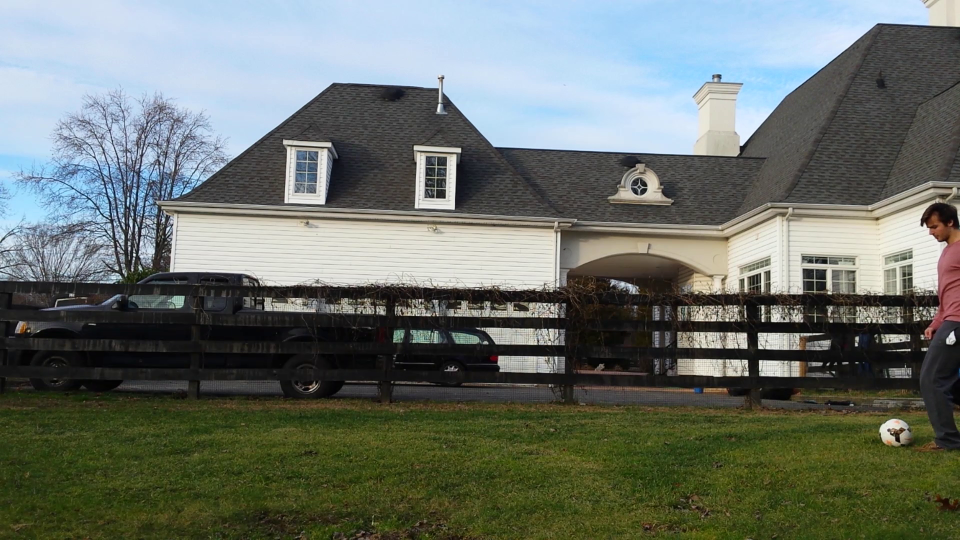
#> input picture frame 2 of kick.mp4, 1920 x 1080 px (shown at 1/2 size)
$ python speed_camera.py
#> lines starting #> are read from the running program, lines starting #| are printed output that depends on the picture
import time
import cv2
from PIL import Image
import numpy as np
import subprocess as sp
# take video/picture frames

def findMovement(img, topaint):
    detected = False
    contours, hier = cv2.findContours(img, cv2.RETR_TREE, cv2.CHAIN_APPROX_SIMPLE)
    x = 0
    y = 0
    if len(contours) > 0:
        detected = True

    hulls = [ x for x in contours ]

    if detected:
        for i in range(len(contours)):
            if len(contours[i]) > 50:
                hulls[i] = (cv2.convexHull(contours[i]))
                cv2.drawContours(topaint, hulls, i, 255, 3)
                # [5 lines of commented-out code are left out]


kernel = np.ones((5,5), np.uint8)

cap = cv2.VideoCapture("kick.mp4")
count = 1
ret, avg = cap.read()
#> avg is the input picture: shape (1080, 1920, 3); mean B, G, R 107, 113.7, 106.5
avg = cv2.cvtColor(avg, cv2.COLOR_BGR2GRAY)
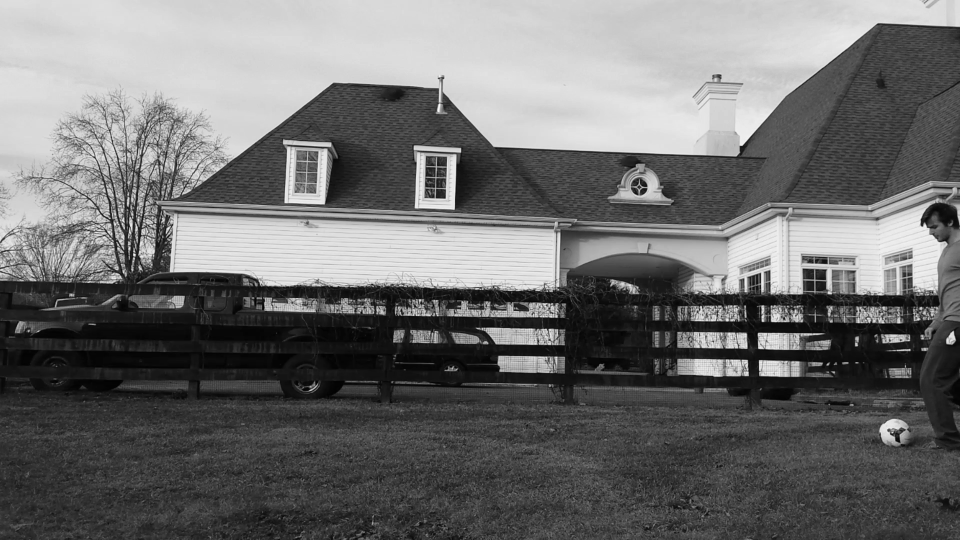
#> avg: shape (1080, 1920) (shown at 1/2 size); min 0, max 254, mean 110.8
avg = np.asarray(avg, dtype=np.int32)

while cap.isOpened():
    ret, frame = cap.read()
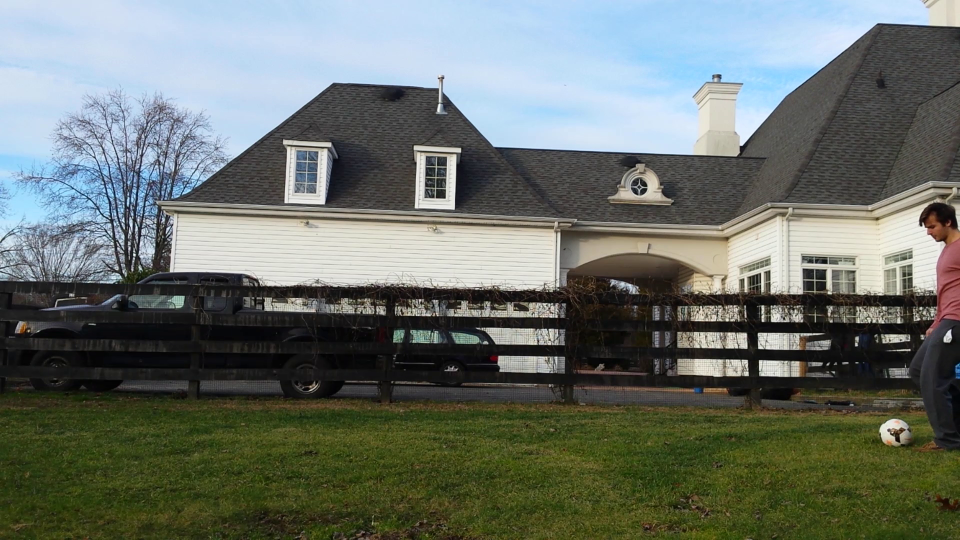
#> input picture frame 3 of kick.mp4, 1920 x 1080 px (shown at 1/2 size)
#> frame is the input picture: shape (1080, 1920, 3); mean B, G, R 107, 113.7, 106.4
#> (the run stopped early here; a loop or call above may not have finished)

$ run again, starting later in the video
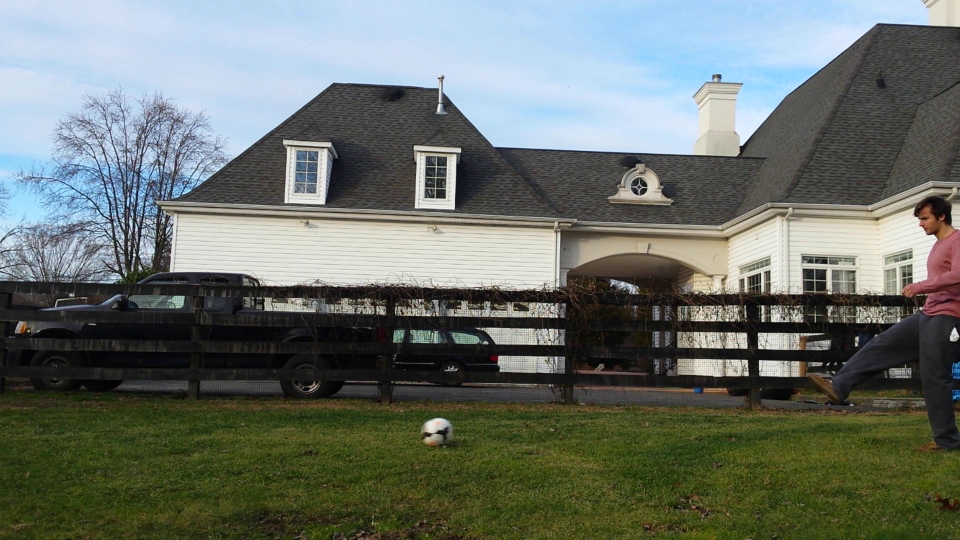
#> input picture frame 12 of kick.mp4, 1920 x 1080 px (shown at 1/2 size)
#> avg is the input picture: shape (1080, 1920, 3); mean B, G, R 106.8, 113.4, 106.3
#> `avg = cv2.cvtColor(avg, cv2.COLOR_BGR2GRAY)`:
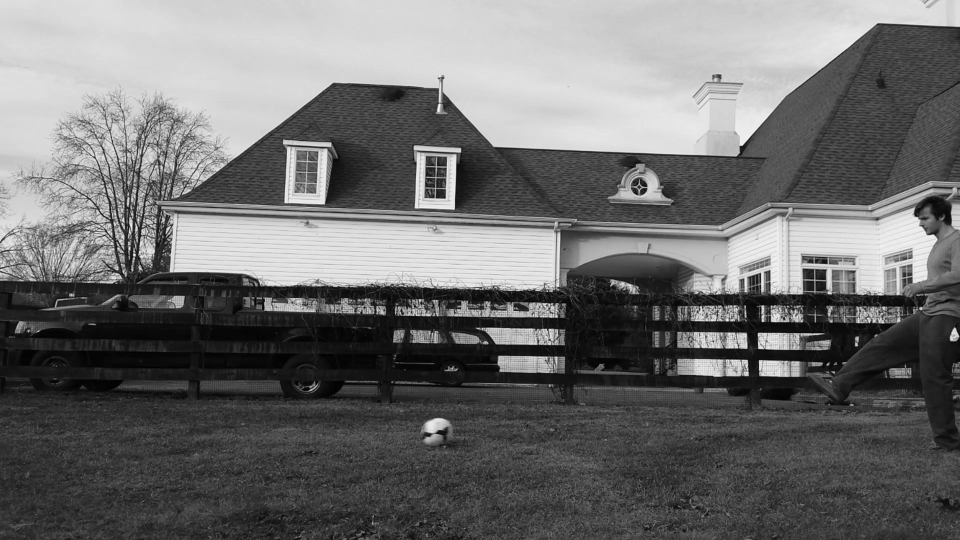
#> avg: shape (1080, 1920) (shown at 1/2 size); min 0, max 254, mean 110.5
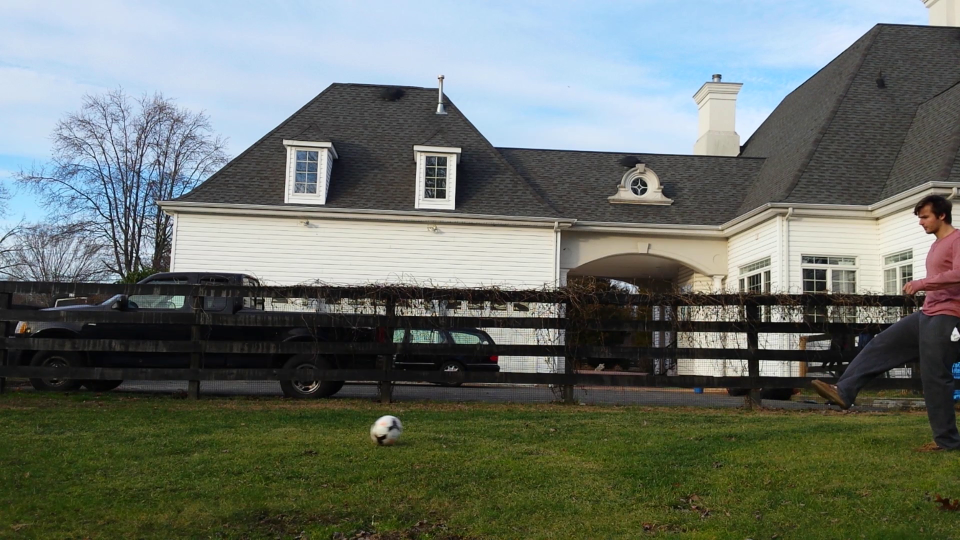
#> input picture frame 13 of kick.mp4, 1920 x 1080 px (shown at 1/2 size)
#> frame is the input picture: shape (1080, 1920, 3); mean B, G, R 106.8, 113.4, 106.3

$ run again, starting later in the video
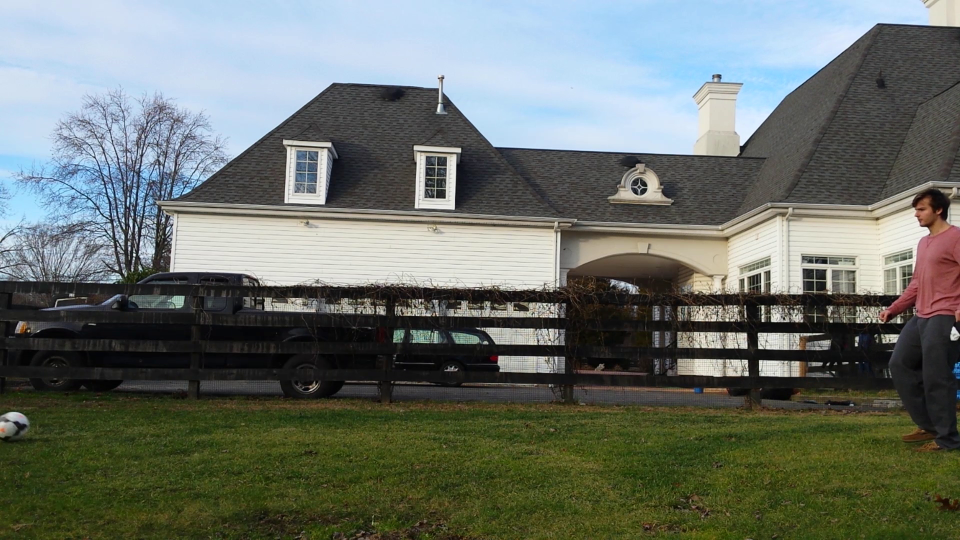
#> input picture frame 21 of kick.mp4, 1920 x 1080 px (shown at 1/2 size)
#> avg is the input picture: shape (1080, 1920, 3); mean B, G, R 106.5, 113.2, 106.3
#> `avg = cv2.cvtColor(avg, cv2.COLOR_BGR2GRAY)`:
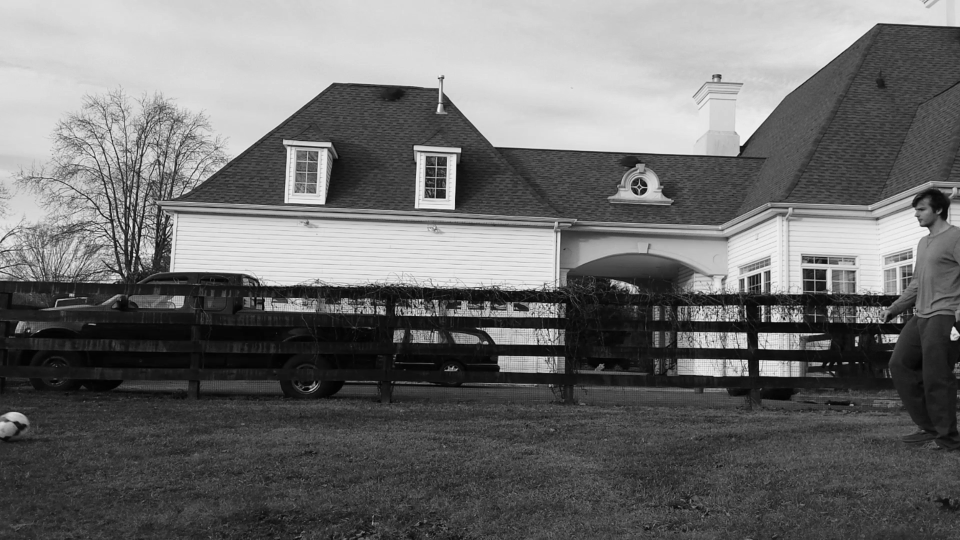
#> avg: shape (1080, 1920) (shown at 1/2 size); min 0, max 252, mean 110.3
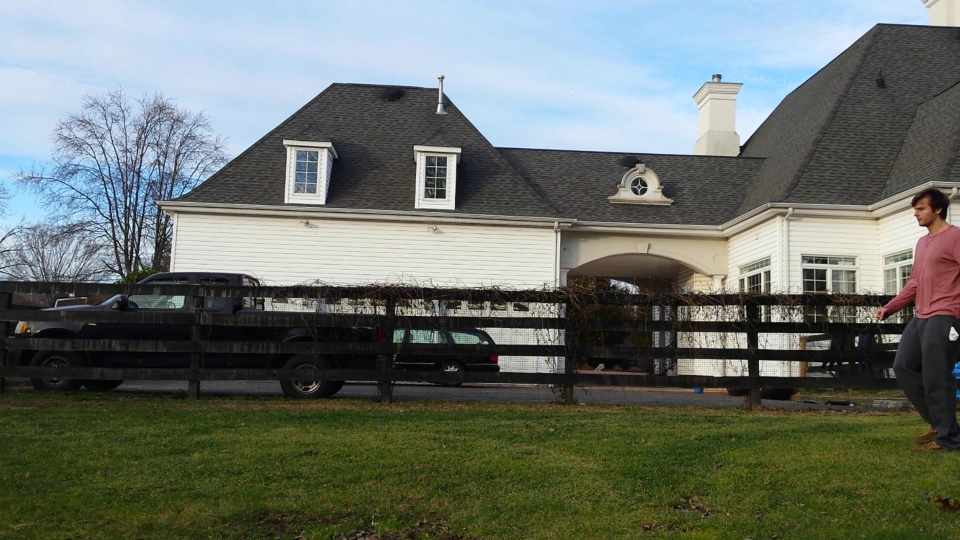
#> input picture frame 22 of kick.mp4, 1920 x 1080 px (shown at 1/2 size)
#> frame is the input picture: shape (1080, 1920, 3); mean B, G, R 106.4, 113.2, 106.3
